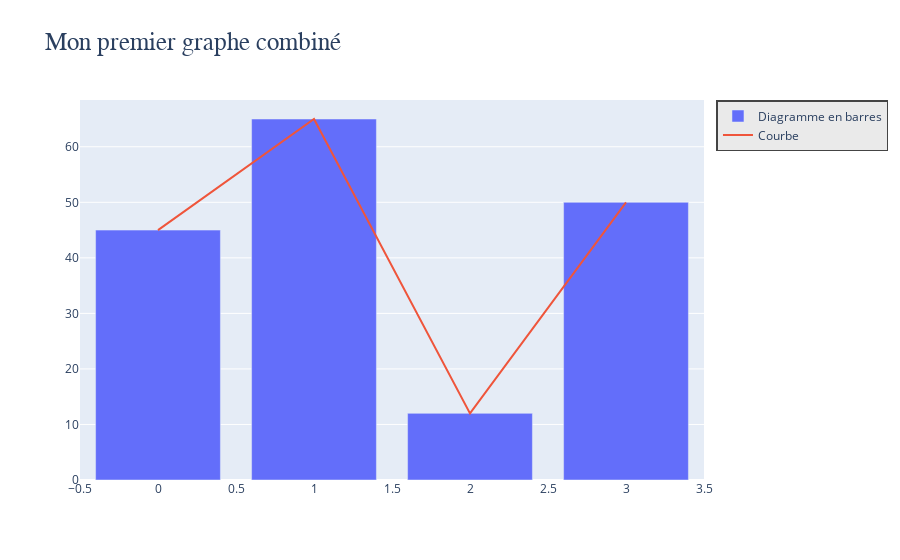

Write notebook code for a chart like this one.
### Code cell
# Méthode 2 (magic underscores): pour chaque propriété à modifier, préciser le "chemin" complet en 
# plaçant un underscore "_" entre chaque niveau
# On applique les mêmes personnalisations que précédemment

# Recréation du graphe non-personnalisé
combined_graph = go.Figure(
    data=[go.Bar(y=random_data, name='Diagramme en barres'),
          go.Scatter(y=random_data, mode='lines', name='Courbe')]
)

combined_graph.update_layout(title_text = 'Mon premier graphe combiné',
                             title_font_size = 25,
                             title_font_family = 'Segoe UI Light',
                             legend_bgcolor = '#eaeaea',
                             legend_borderwidth = 1.5)

### Figure 1 — Plotly figure (JSON) as saved in the notebook; plotly's stock layout.template omitted (floating-point values rounded to 4 significant figures)
{"data": [{"name": "Diagramme en barres", "type": "bar", "y": [45, 65, 12, 50]}, {"mode": "lines", "name": "Courbe", "type": "scatter", "y": [45, 65, 12, 50]}], "layout": {"autosize": true, "legend": {"bgcolor": "#eaeaea", "borderwidth": 1.5}, "title": {"font": {"family": "Segoe UI Light", "size": 25}, "text": "Mon premier graphe combiné"}, "xaxis": {"autorange": true, "range": [-0.5, 3.5]}, "yaxis": {"autorange": true, "range": [0, 68.42], "type": "linear"}}}
